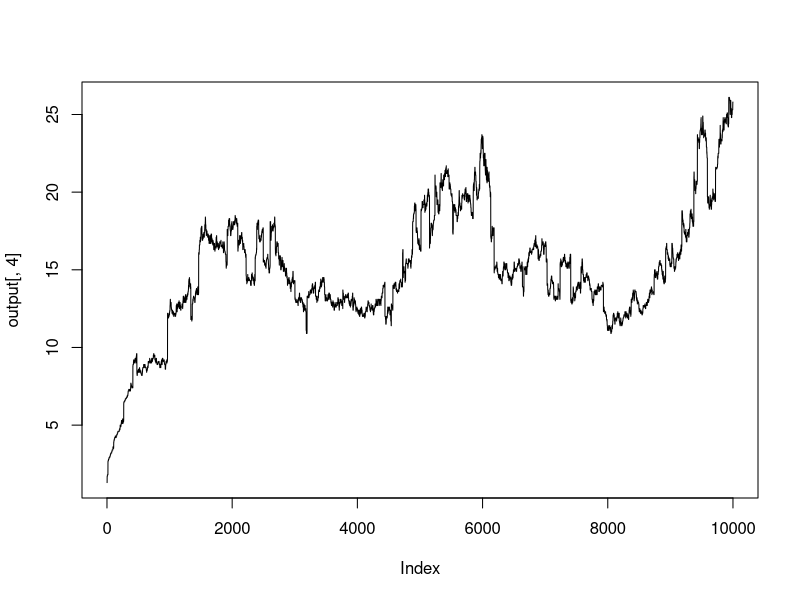

R code for this plot: (Note: a time limit stopped this script after it produced the figure.)
library(tidyverse)

# Kinetic Energy Model

# create energy-simulation function
energies <- function(x){
  
  Wpos <- sample(x[,1],1)
  Lpos <- sample(x[,1],1)
  
  transfer <- runif(n = 1,min=0,max=mean(x[,2]))
  
  if (x[Lpos,2] > transfer) {
    
    x[Wpos,2] <- x[Wpos,2]+transfer
    x[Lpos,2] <- x[Lpos,2]-transfer
    
    x[Wpos,3] <- x[Wpos,3]+1
    x[Lpos,3] <- x[Lpos,3]+1

  } else {
    
    x[Wpos,2] <-x[Wpos,2]
    x[Lpos,2] <-x[Lpos,2]
    
    x[Wpos,3] <- x[Wpos,3]+1
    x[Lpos,3] <- x[Lpos,3]+1
    
  }
  
  vals <- x[,1:3]

}

# create stepper function
stepper <- function(nsteps=10000,agents=200,rate=0.1,wF=0.025) {
  
  # build intial game
  dat <- matrix(c(1:agents,rep(100,agents),
                  rep(0,agents)),nrow=agents)
  
  # define redistribution rates/intervals
  rDis <- round(nsteps*rate,-1)
  
  # setup for NULL taxation
  if (rDis==0){
    
    rInt <-seq(1,nsteps,nsteps)
    wF <- 0
    
  } else {
    
    rInt <- seq(rDis,nsteps,rDis)
    
  }
  

  # define ranking system
  rank_01 <- agents/100
  rank_50 <- agents - (agents/2)+1
  
  # prepare logbook of transactions
  transactions <- matrix(ncol=nsteps,nrow=agents)
  
  # prepare diagnostics 
  diagnostics <- matrix(ncol=4,nrow=nsteps)
  
  for (i in seq_len(nsteps)){
    
    if (i %in% rInt) {
      
      dat <- energies(dat)
      
      # Redistribution  Scheme
      totTaxes <-sum(dat[,2]*wF)
      indSplits <- totTaxes/agents
      print(paste0(totTaxes,": All"))
      print(paste0(indSplits,": Split"))
      dat[,2] <- dat[,2]+indSplits
      
    
      # extract transaction and counter
      trn <-dat[,2] 
      cnt <-dat[,3] 
      
      # sorting of results for diagnostics
      sorts <- dat[order(dat[,2],decreasing=TRUE),]
      
      pos01_unit <- sorts[1,1]
      
      pos01_val <- sorts[1,2]
      pos50_val <-sum(sorts[rank_50:agents,2])
      
      diagnostics[i,1] <-pos01_unit
      diagnostics[i,2] <-pos01_val
      diagnostics[i,3] <-pos50_val
      diagnostics[i,4] <-round((pos01_val/pos50_val)*100,1)
      
      
      # pass per-round balances to logbook
      transactions[,i]<-trn
      
    } else {
    
      # pass function results back to DF
      dat <-energies(dat)
      
      # extract transaction and counter
      trn <-dat[,2] 
      cnt <-dat[,3] 
      
      # sorting of results for diagnostics
      sorts <- dat[order(dat[,2],decreasing=TRUE),]
      
      pos01_unit <- sorts[1,1]
      
      pos01_val <- sorts[1,2]
      pos50_val <-sum(sorts[rank_50:agents,2])
      
      diagnostics[i,1] <-pos01_unit
      diagnostics[i,2] <-pos01_val
      diagnostics[i,3] <-pos50_val
      diagnostics[i,4] <-round((pos01_val/pos50_val)*100,1)
      
      
      # pass per-round balances to logbook
      transactions[,i]<-trn
      
    }
    
    
  }
  
  # return data
  # completeRecord <-rbind(transactions,t(diagnostics))
  # return(completeRecord)
  
  # case for overall wealth-split trajectories
  return(diagnostics)
  
}

# SIMPLE DIAGNOSTIC CASE :: SINGLE RUN
# save to object
output<-stepper(rate = 0,wF = 0.1)
plot(output[,4],type="l")


# PRODUCTION CASE :: CARRY OUT MANY EXPERIMENTS
# repeating N times (100 is ~30mB)

reps <- 100
walks<-replicate(reps,stepper())

# get "average outcome"
avgOutcomes <-rowMeans(walks,dims=2)
plot(avgOutcomes[,4],type="l",
     main="Total Wealth of Top 1% Total versus the Bottom 50%",
     ylab="Wealth Disparity (%)",
     xlab="Interactions (n)")


# RINSE REPEAT FORMUALTION :: COMPARE SEVERAL CASES
par(mfrow=c(1,1))
replicate(reps,stepper2(nsteps = 4000,agents = 100)) %>% 
  rowMeans(.,dims=2) %>% .[,4] %>% plot(type="l")
replicate(reps,stepper2(nsteps = 4000,agents = 200)) %>% 
  rowMeans(.,dims=2) %>% .[,4] %>% lines(type="l",col="green")
replicate(reps,stepper2(nsteps = 4000,agents = 400)) %>% 
  rowMeans(.,dims=2) %>% .[,4] %>% lines(type="l",col="blue")



# get "average outcome"
avgOutcomes <-rowMeans(walks2,dims=2)
plot(avgOutcomes[,4],type="l")

# extract index and avgs into long vector for CI plot
a<-rep(1:interactions,reps)
b<-c(walks[,,])
join<-as.data.frame(cbind(a,b))

ggplot(aes(a,b),data=join) + geom_smooth()


# No 2 Return All Data
# save to object
output<-stepper(,,dat)

# two different plots
matplot(t(output[1:players,]),type="l")
plot(output[players+4,],type="l")

# and plotting
matplot(t(walks[1:10,,2]),type="l", xlab="Game Length")
plot(walks[players+4,,2],type="l", 
     xlab="Game Length", ylab = "Top 1% to Bottom 50% Ratio")


single_Energy<-energies(dat)

# create log for long-simulation run
energies_transactions <- matrix(ncol=interactions,nrow=players)
energies_ranks <- matrix(ncol=interactions,nrow=players)

# diagnostics
energies_splits <- matrix(ncol=4,nrow=interactions)
  
  # iterate through  main loop
  i=1
  for (i in i:ncol(energies_transactions)) {
    
    results<-energies(dat) # get matrix of results
    
    # extract transaction and counter
    trn <-results[,2] 
    cnt <-results[,3] 
    
    #cnt<-energies(dat[,2])
    #energies_transactions[,i] <-res
    
    # pass balances to log
    energies_transactions[,i] <-trn 
    
    # pass balances to balance sheet
    #dat[,2]<-energies_transactions[,i]  
    dat[,2]<-trn
    dat[,3]<-cnt 
    
    #
    
    sorts <- results[order(results[,2],decreasing=TRUE),]
    energies_ranks[,i] <-sorts[,1]
    
    pos01_unit <- sorts[1,1]
    pos01_val <- sorts[1,2]
    
    pos50_val <-sum(sorts[rank_50:players,2])
    
    energies_splits[i,1] <-pos01_unit
    energies_splits[i,2] <-pos01_val
    energies_splits[i,3] <-pos50_val
    energies_splits[i,4] <-round((pos01_val/pos50_val)*100,1)
    
    
    
  } 
  
                      

 

# calculating length of streaks
energies_splits_df <- as.data.frame(energies_splits)

# demo of functions for finding mean "rank-size change"
energies_splits_df %>% group_by(V2,V1) %>% group_size() %>% 
  cumsum() %>% .[2:length(.)]

# pass above as vector of indices to compute over
which(energies_ranks[,9]==energies_splits[10,1])

# gives "turnover rate" as a function of interactions 
energies_splits_df %>% group_by(V2,V1) %>% group_size()%>% 
  median()/players


# main plot
plot(energies_splits[,4],type="l")

##############################################


  # define parameters
  players <- 10
  interactions<-250
  
  # make intial distribution
  dat <- matrix(rep(interactions,players),nrow = players)
  
  # assign dice "multipliers" 
  dice <-c(-0.8,-0.4,-0.2,0.2,0.4,0.8)
  
  # define game function
  diceGame <- function(x) {
    
    beg <- sum(x) # total in beginning
    int <- x*(1+sample(dice,players,replace = TRUE)) # draw outcomes
    newTot <- sum(int) # sum of new balance
    
    fac <- (newTot-beg)/newTot # calculate factor
    duty <- int-(fac*int) # apply to keep total wealth constant
  
    return(duty) # return new distribution to players
  }
  
  # create holder of results
  holder <- matrix(ncol=interactions,nrow=players)
  
  # iterate through main loop
  i=1
  for (i in i:ncol(holder)) {
    
    results<-apply(dat, MARGIN = 2,FUN = diceGame) # iterate draws down columns
    
    holder[,i] <-results # pass results to holder
    
    dat<-results # reassign latest outcome to balance sheet
    
}

  
matplot(t(holder),type = "l",
        main="Inequality Arising from Pure Chance (Dice Analogy)",
        xlab = "Interactions (n)",
        ylab="Wealth",lty = 1,lwd = 0.5)

# single run
oneTime<-apply(dat,MARGIN = 2,FUN = diceGame)
